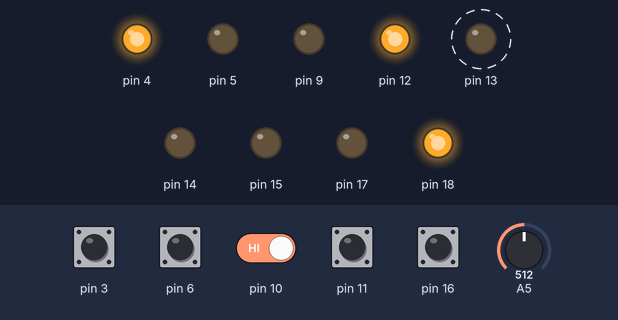
This program was run on a simulated Arduino Uno, built with avr-gcc and run on an emulated ATmega328P. Shown: output pins drawn as LEDs (lit = HIGH). Dashed ring = blinking. Inputs (shaded band) come from the test bench; at power-on: pin 3, pin 6, pin 10, pin 11, pin 16 HIGH, A5 = 512. What the program prints to the serial monitor is not drawn.

Above: at 1.29 s.
1.3 s: pin 11 pulled LOW for 0.15 s
At 1.58 s:
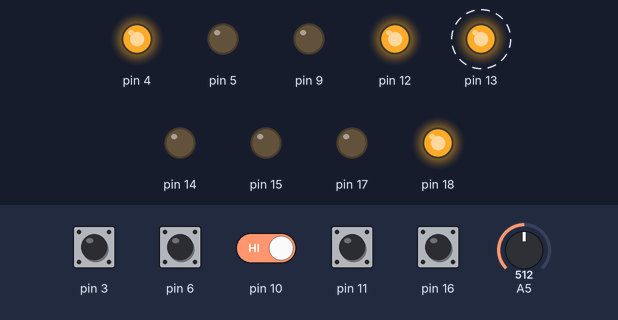
4.3 s: pin 11 pulled LOW for 1 s
7.3 s: pin 11 pulled LOW for 0.15 s
At 7.72 s:
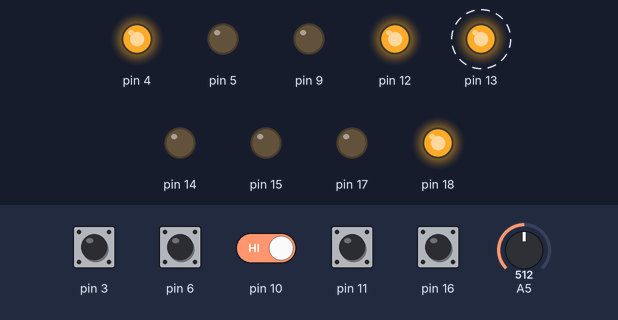
13.3 s: pin 10 driven LOW and pin 11 driven LOW
At 13.46 s:
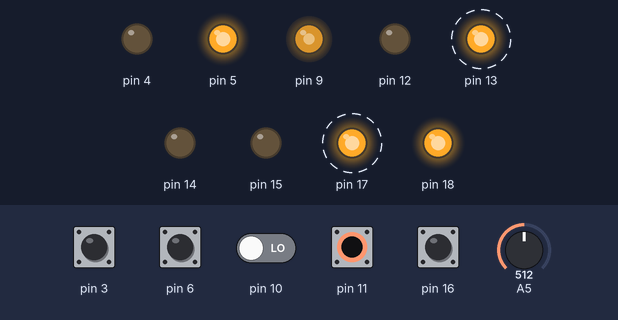
16.3 s: pin 10 driven HIGH
Timing chart, 0 to 20.3 s (numbered marks = the images above; inputs shaded):
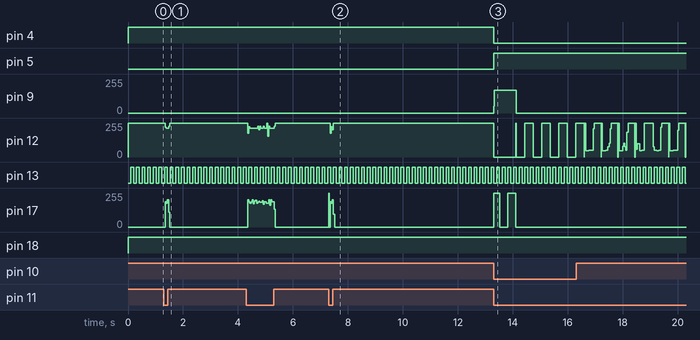

The program:

main.cpp
```cpp
/********************************************************************/
/*  Autoren:      Andreas Bank, Anselm Maximilian Lehmann           */
/*                Julian Schweizerhof                               */
/*  Firma:        Hochschule Karlsruhe - Technik u. Wirtschaft      */
/*  Datei:        main.cpp                                          */
/*  Beschreibung: main für Spülmaschine                             */
/*  Version:      1.1                                              */
/********************************************************************/


#include <Arduino.h>
#include "Defines.h"
#include "Objekte_Variablen_Zustandsfunktionen.h"   // Dekleration alle Objekte, aller globalen Variablen, alle Zustandsfunktionen
#include <EEPROM.h>

/* Fehler Liste:
Der ist gerade 4 mal gefahren.
ABS geht immer an. Er hällt aber trotzdem nicht an!
Er fährt hemmungslos gegen die _Wand
Platte sprint raus, Schreibe zu hoch? */


void setup() {
  //pinMode(startPin, INPUT);   // INPUT Pull-Down hardwarebasiert auf Lochraster
  pinMode(endePin, OUTPUT);
  pinMode(encoderA, INPUT_PULLUP);
  pinMode(encoderB, INPUT_PULLUP);
  pinMode(endschalter_Vorne, INPUT_PULLUP);
  pinMode(endschalter_Hinten, INPUT_PULLUP);
  pinMode(endschalter_Zylinder, INPUT_PULLUP);
  pinMode(endschalter_Deckel, INPUT_PULLUP);
  pinMode(quittieren, INPUT_PULLUP);
  pinMode(kolben, OUTPUT);
  pinMode(blasen, OUTPUT);
  pinMode(notaus, INPUT_PULLUP);

  attachInterrupt(digitalPinToInterrupt(encoderA), encoderEvent, RISING); // Interrupt für den Encoder, bei einer steigenden Flanke am Eingang A wird eine ISR ausgelöst
  Serial.begin(115200); // haben ja keine Zeit zum trödeln!
  OnBoardLED.SchnellBlinken();  //Andy: Kleines Beispiel für ne LED
  Serial.println("Setup Abgeschlossen !");

}
//Testequitpment:
 int zaehlerAlt = 0;
 unsigned long alteZeit = 0;
 float GeschArr[100];
 int i=0;
 bool ausgabefertig = false;
 bool zustandAlt=0;
 #define anzahlWerte 100

void loop() { //Looplooplooplooplooplooplooplooplooplooplooplooplooplooplooplooplooplooplooplooplooplooplooplooplooplooplooplupi
  //******************************************************************************/
  //Transitionen:
  if(Spuelautomat.isInState(Nothalt)!=true && (digitalRead(notaus)==kontakt || digitalRead(endschalter_Deckel)!=kontakt))   //Wenn Notaus (Öffner) betätigt =>Nothalt
    {
      Spuelautomat.transitionTo(Nothalt);
      Serial.println("Global Error Deckel/Not-Aus");
    }

  //******************************************************************************/
  //Funktionsaufrufe:
  Spuelautomat.update();        //Zustandsautomat
  MotorStatus=RB_Dfr_444.Run(); //Managed den Motor und gibt den Zustand an.
  //ABS();                        //Hallo Ibims der ABS Zyklusaufruf
  //******************************************************************************/
  //Sonstiges:
  static bool zustandAlt=0;
  bool zustand=analogRead(startPin)<startPinEin; //Test mit 200?!
    if(zustand!=zustandAlt){
      zustandAlt=analogRead(startPin)<startPinEin;
      Serial.print(analogRead(startPin));
      Serial.print(" Start =");
      Serial.println(zustand);
    }
} // Loop Endeendeendeendeendeendeendeendeendeendeendeendeendeendeendeendeendeendeendeendeendeendeendeendeende


void encoderEvent() //ISR
{
    if(digitalRead(encoderB))
        derEncoder.inkrementZaehler();
    else
      derEncoder.dekrementZaehler();
}

bool ABS() //Gibt ein Error zurück wenn die Lore festhängt. NEU Geschwindichkeitsabhängig.
{
  static unsigned long Zeit=0;
  static double altGesch=minSpeedABS+1;
  static int ABS_Zaeler=0;
  if(RB_Dfr_444.getMotorSpeed()>1 && millis()>(Zeit+Ramp*2)) //durch Ramp*2 Anschaltschwelle begrenzen.
  {
    Zeit=millis();
    if(meinRegler.getEingabe()<minSpeedABS && altGesch<minSpeedABS) //Doppelt falls Verzögerung beim Anfahren.
    {
      altGesch=meinRegler.getEingabe(); //Direkt vom Reglereingang abgreifen.
      Serial.println(" ABS Warnung ");
      ABS_Zaeler++;
      if(ABS_Zaeler>=4)
      {
        Serial.println(" ABS Eingriff !");
        GrueneLED.SchnellBlinken();
        RoteLED.SchnellBlinken(); //Damit man weiß was los ist
        return Error; //Ok= Inaktiv Error=Aktiv
      }
    }
    else
    {
      altGesch=meinRegler.getEingabe(); //Direkt vom Reglereingang abgreifen.
      ABS_Zaeler=0;
    }
  }
  else if(RB_Dfr_444.getMotorSpeed()<1)
    altGesch=minSpeedABS+1;
  return Ok;
}

ISR(TIMER2_COMPA_vect){    //This is the interrupt request
  OnBoardLED.Flashen();
  OnBoardLED.refresh();     //Kann auch in die loop
  RoteLED.Flashen();
  RoteLED.refresh();
  GrueneLED.Flashen();
  GrueneLED.refresh();
};

int Zyklenzaehler(bool Increment) //mit True aufrufen um Hochzuzählen.
{
  static int RAM=0;
  int ROM=EEPROM.get(0,ROM);
  if(Increment){
    ROM++;
    RAM++;
  }
  EEPROM.put(0,ROM);
  delay(100); // Zum Speichern. Sollte nix stören. Wird nur 1mal pro Zyklus aufgerufen. Und Encoder läuft über Interrupt.
  Serial.print("Bereits "); Serial.print(ROM);Serial.println(" Zyklen insgesammt bearbeitet.");
  Serial.print("Bereits "); Serial.print(RAM);Serial.println(" Zyklen seit letztem Neustart bearbeitet.");
  return RAM;
};
```

test_main.cpp
```cpp
/* Die Testmain soll die Lore testen.
Gesch Test.
Sprungantwort.
Reglersettings.
ABS Test.
Musik Test.
Die Lippen müssen für diesen Verusch entfernt werden, damit alles frei läuft.
Zu beginn muss die Lore in den Vorderen anschlag gedrückt werden zum Kalibieren! */

//KP wie man die main zwingt vor der anderen zu laufen.


#include <Arduino.h>
#include "Musik.h"
#include "Defines.h"
#include "Motor.h"
#include "Encoder.h"
#include "Regler.h"
#include <EEPROM.h>
#include "LED.h"
#include "Objekte_Variablen_Zustandsfunktionen.h"   // Dekleration alle Objekte, aller globalen Variablen, alle Zustandsfunktionen

#define StartPos 55 //Hier soll die Lore Starten
#define EndPos 1888 //Hier macht die Lore stopp damit wir nicht diese blöden enden mit drinn haben.

void setup() {
  pinMode(startPin, INPUT);   // INPUT Pull-Down hardwarebasiert auf Lochraster
  pinMode(endePin, OUTPUT);
  pinMode(encoderA, INPUT_PULLUP);
  pinMode(encoderB, INPUT_PULLUP);
  pinMode(endschalter_Vorne, INPUT_PULLUP);
  pinMode(endschalter_Hinten, INPUT_PULLUP);
  pinMode(endschalter_Zylinder, INPUT_PULLUP);
  pinMode(endschalter_Deckel, INPUT_PULLUP);
  pinMode(quittieren, INPUT_PULLUP);
  pinMode(kolben, OUTPUT);
  pinMode(blasen, OUTPUT);
  pinMode(notaus, INPUT_PULLUP);

  attachInterrupt(digitalPinToInterrupt(encoderA), encoderEvent, RISING); // Interrupt für den Encoder, bei einer steigenden Flanke am Eingang A wird eine ISR ausgelöst
  Serial.begin(115200); // haben ja keine Zeit zum trödeln!
  OnBoardLED.SchnellBlinken();
  GrueneLED.Blinken();
//Encoder Reset erzwingen (While)

  Serial.println("Setup Abgeschlossen !");
}

 int zaehlerAlt = 0;
 unsigned long alteZeit = 0;
 float GeschArr[100];
 int i=0;
 bool ausgabefertig = false;
 #define anzahlWerte 100

bool once = true;
bool once2 = true;
bool once3 = true;
bool once4 = true;
int sollWert = 0;

int TestNr = 0;
void loop() { //Looplooplooplooplooplooplooplooplooplooplooplooplooplooplooplooplooplooplooplooplooplooplooplooplooplooplooplupi

  //delay(1000);
  //while(Serial.available())
  //  TestNr=Serial.read();
  //TestNr = 5;

  while(Serial.available())
   {
       String Eingabe =  Serial.readStringUntil('\n');
        if (Eingabe.substring(0, 1) == "S")
        {
          TestNr = Eingabe.substring(1, Eingabe.length()).toInt();
          Serial.println("Eingabe ist " + (String)TestNr);
        }
   }

  switch (TestNr)
  {
    case 0:
        //Nix
        break;
    case 1: //Const Fahren ans Ende
      RB_Dfr_444.changeSpeed(18);
      RB_Dfr_444.setMotorStart(Lore_ab);
      if(derEncoder.getZaehler()>EndPos){
        RB_Dfr_444.setMotorStopp();
        Serial.println("Const Test Ende");
        TestNr=0;
      }
        break;
    case 2: //Const mit Gesch Messung
      if(once)
      {
        RB_Dfr_444.changeSpeed(15);
        RB_Dfr_444.setMotorStart(Lore_ab);
        once = false;
      }
      //Serial.println( (String) millis() + ";" + (String) derEncoder.getGeschwindigkeitMicros());
      meinRegler.Notiz();
      //Serial.println(RB_Dfr_444.getMotorSpeed());
      if(derEncoder.getZaehler()>EndPos){
        RB_Dfr_444.setMotorStopp();
        Serial.println("Const Test Ende");
        TestNr=0;
        once = true;
      }
        break;
    case 3: //Sprungantwort ohne Regler
    //Serial.println( (String) micros() + ";" +  (String) derEncoder.getGeschwindigkeitMicros()); // + ";" + (String) sollWert);
    meinRegler.Notiz();
    //Serial.println( (String) micros() + ";" +  (String) derEncoder.getGeschwindigkeitMicrosSuperduper()); // + ";" + (String) sollWert)
    if(once)
      {
        sollWert = 20;
        RB_Dfr_444.changeSpeed(sollWert);
        RB_Dfr_444.setMotorStart(Lore_ab);
        once = false;
      }
      if(derEncoder.getZaehler()>900)
      {
        RB_Dfr_444.setMotorStopp();
        Serial.println("Sprung Test Ende");
        TestNr=0;
        once = true;
        sollWert = 0;
      }
      break;
    case 4: //Reglerantwort Sprünge
    #define sprungSpeed1 100
    #define sprungSpeed2 160
    #define laengeSprung 200
    int time1, time2, time3, time4;
    meinRegler.Notiz();
    //Serial.println(";" + (String) sollWert);
    //Serial.println( (String) micros() + ";" +  (String) derEncoder.getGeschwindigkeitMicrosSuperduper()); // + ";" + (String) sollWert)
    if(once)
      {
        time1 = millis();
        sollWert = sprungSpeed1;
        RB_Dfr_444.changeRealSpeed(sollWert);
        RB_Dfr_444.setMotorStart(Lore_ab);
        once = false;
      }
      if(derEncoder.getZaehler() > laengeSprung && derEncoder.getZaehler() < (2 * laengeSprung) )
      {

        if(once2)
        {
          time2 = millis();
          sollWert = sprungSpeed2;
          RB_Dfr_444.changeRealSpeed(sollWert);
          once2 = false;
        }
      }
      if(derEncoder.getZaehler() > 2 * laengeSprung && derEncoder.getZaehler() < (3 * laengeSprung) )
      {
        if(once3)
        {
          time3 = millis();
          sollWert = sprungSpeed1;
          RB_Dfr_444.changeRealSpeed(sollWert);
          once3 = false;
        }
      }
      if(derEncoder.getZaehler() > 3 * laengeSprung && derEncoder.getZaehler() < (4 * laengeSprung) )
      {
        if(once4)
        {
          time4 = millis();
          sollWert = sprungSpeed2;
          RB_Dfr_444.changeRealSpeed(sollWert);
          once4 = false;
        }
      }
      if(derEncoder.getZaehler() > (4 * laengeSprung) )
      {
        RB_Dfr_444.setMotorStopp();
        Serial.println("Sprung Test Ende");
        TestNr=0;
        once = true;
        once2 = true;
        once3 = true;
        once4 = true;
        sollWert = 0;
        Serial.println("Zeiten: "+ (String) time1 + " " + (String)time2 + " " + (String)time3 + " " +(String) time4);
        time1 = 0;
        time2 = 0;
        time3 = 0;
        time4 = 0;
      }
      break;
    case 5: //Hand Gesch. Messung
      //Serial.println("Handmessung");
      Serial.println( (String) micros() + ";" + (String) derEncoder.getGeschwindigkeitMicros() );
      break;
    case 6: //Const Fahren vor +zurück.
    RB_Dfr_444.changeSpeed(18);
      RB_Dfr_444.setMotorStart(Lore_ab);
      if(derEncoder.getZaehler()>EndPos)
        RB_Dfr_444.setMotorStopp();
    if(RB_Dfr_444.getMotorSpeed()==0 && derEncoder.getZaehler()>EndPos)
    RB_Dfr_444.setMotorStart(Lore_auf);
      if(derEncoder.getZaehler()<=StartPos){
        RB_Dfr_444.setMotorStopp();
        Serial.println("Const Test Vor/Zurueck Ende");
        TestNr=0;
      }
        break;
    case 7:   // Encoder Ausgabe
      Serial.println(derEncoder.getZaehler());
      break;
    case 8:   // Geschwindigkeitausgabe + Reglerausgabe
      RB_Dfr_444.setMotorStart(true);
      TestNr = 0;
      break;
    case 9:   // Reglertest
      if(once)
      {
        RB_Dfr_444.setMotorStart(Lore_ab);
        once = false;
      }
      RB_Dfr_444.Run();
      //Serial.println( (String) micros() + ";" + (String) derEncoder.getGeschwindigkeitMicros() + ";" + (String) RB_Dfr_444.getMotorSpeed());
      meinRegler.Notiz();
      if(derEncoder.getZaehler() > 2000)    // EndPos
      {
        RB_Dfr_444.setMotorStopp();
        Serial.println("Regler Test Ende");
        TestNr=0;
        once = true;
      }
      break;
    case 10:
      RB_Dfr_444.setMotorStopp();
      TestNr = 0;
      break;
    case 11:      // Musik
      RB_Dfr_444.changeSpeed(10);
      haushalt();
      break;
    default:
    RoteLED.An();
    //Serial.println("Ungueltig");
    Serial.println(TestNr);
    //delay(1000);
        break;

  }
  MotorStatus=RB_Dfr_444.Run(); //Managed den Motor und gibt den Zustand an.


      if(timerIndex < 100)
      {
        //LoopTimeArray[timerIndex] = micros() - lastTime;

        lastTime = micros();
        timerIndex++;
      }
      else
      {
        for(int j = 0; j<100; j++)
        {
          //Serial.print(LoopTimeArray[j]);Serial.print(" ; ");
        }
        timerIndex= 0;
      }


} // Loop Endeendeendeendeendeendeendeendeendeendeendeendeendeendeendeendeendeendeendeendeendeendeendeendeende


void encoderEvent() //ISR
{
    if(digitalRead(encoderB))
        derEncoder.inkrementZaehler();
    else
      derEncoder.dekrementZaehler();
}

bool ABS() //Gibt ein Error zurück wenn die Lore festhängt.
{
  static int Position=0;
  static unsigned long Zeit=0;
  if(RB_Dfr_444.getMotorSpeed()>1 && millis()>Zeit+Ramp/2)
  {
    Zeit=millis();
    if(Position<=derEncoder.getZaehler()-Tolleranz || Position>=derEncoder.getZaehler()+Tolleranz){
      Serial.println(" ABS Eingriff !");
        return Ok;// Wird später gemacht. return Error;
      }
    Position=derEncoder.getZaehler();
    return Ok;
  }
  else
  {
    if(RB_Dfr_444.getMotorSpeed()>1)
      Zeit=millis();
    return Ok;
  }
}

ISR(TIMER2_COMPA_vect){    //This is the interrupt request
  OnBoardLED.Flashen();
  OnBoardLED.refresh();     //Kann auch in die loop
  RoteLED.Flashen();
  RoteLED.refresh();
  GrueneLED.Flashen();
  GrueneLED.refresh();
};

int Zyklenzaehler(bool Increment) //mit True aufrufen um Hochzuzählen.
{
  static int RAM=0;
  int ROM=EEPROM.get(0,ROM);
  if(Increment){
    ROM++;
    RAM++;
  }
  EEPROM.put(0,ROM);
  delay(100); // Zum Speichern. Sollte nix stören. Wird nur 1mal pro Zyklus aufgerufen. Und Encoder läuft über Interrupt. // Julian: Mich stört das hier!!!! //Andy: beweiß es ;)
  Serial.print("Bereits "); Serial.print(ROM);Serial.println(" Zyklen insgesammt bearbeitet.");
  Serial.print("Bereits "); Serial.print(RAM);Serial.println(" Zyklen seit letztem Neustart bearbeitet.");
  return RAM;
};
```

Measured:
- after the input at 1.3 s, pin 12: 255/255 → 215/255 after 0.05 s, → 255/255 0.12 s later
- after the input at 7.3 s, pin 12: 255/255 → 177/255 after 0.06 s, → 228/255 0.04 s later, → 204/255 0.04 s later, → 255/255 0.04 s later
- after the input at 13.3 s, pin 4: HIGH → LOW at once; pin 5: LOW → HIGH at once
- by itself, pin 13: alternates HIGH for 0.10 s and LOW for 0.10 s
